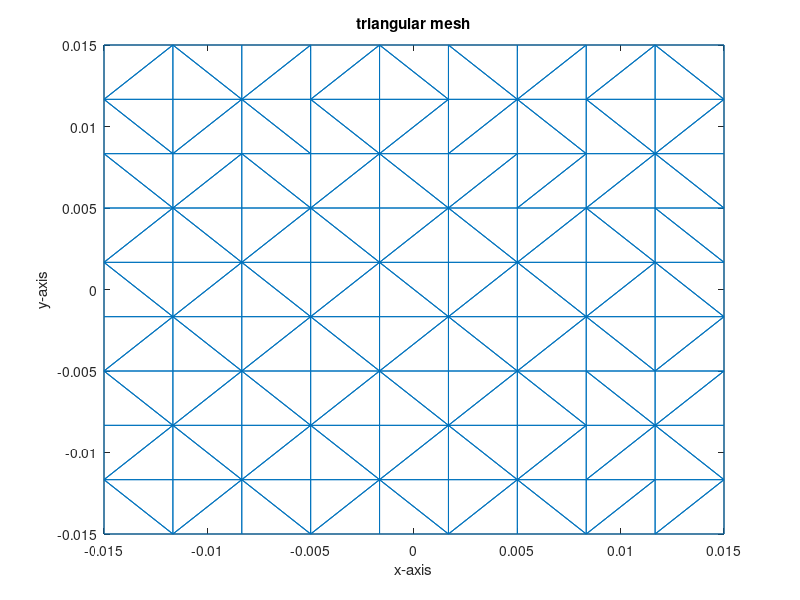

Reproduce this figure in MATLAB. (Note: this script raises an error after producing the figure.)
clc
clear
close all

freq = 10 * 1e9;
Lambda = 3e8/freq;
w0 = 2*pi*freq;

mu0 = 4*pi*1e-7;
e0 = 8.854e-12;

k0 = w0 * sqrt(mu0*e0);
L = Lambda;
W = Lambda;
% L = 2;
% W = 3;


%% generate the mesh
n = 10; % number of elements along the x axis
x = linspace(-L/2,L/2,n);
y = linspace(-W/2,W/2,n);

[X,Y] = meshgrid(x,y);

X = X(:);
Y = Y(:);

DT = delaunay(X,Y);

figure
triplot(DT,X,Y)
xlabel("x-axis")
ylabel("y-axis")
title("triangular mesh")

Edges = [];
edgesTotal = 0;
for n = 1:1:size(DT,1) 
    % disp(DT(n,:)) 
    % DT(n,:) refers to the triangle vertexes in row n
    tri1 = DT(n,1:3)';
    for k = (n + 1):1:size(DT,1)
        tri2 = DT(k,1:3)';
        a=1-all([tri1-tri2(1) tri1-tri2(2) tri1-tri2(3)]); 
        if(sum(a) == 2)
            edgesTotal = edgesTotal + 1;
            Edges = [Edges tri2((find(a)))];
            posTri(edgesTotal) = n;  % using edgesTotal as an index
            negTri(edgesTotal) = k;
        end
    end
end

numberTriangles = size(DT,1);
Triangles = DT';  

p = [X Y zeros(length(X),1)]';

for m = 1:numberTriangles
    N = Triangles(1:3,m);
    Vec1 = p(:,N(1)) - p(:,N(2));
    Vec2 = p(:,N(3)) - p(:,N(2));

    Area(m) = norm(cross(Vec1,Vec2))/2;

    Center(:,m) = 1/3 * sum(p(:,N),2);
end

for m = 1:edgesTotal
    edgeLength(m) = norm(p(:,Edges(1,m)) - p(:,Edges(2,m)));
end

nearDist = mean(edgeLength);

numEdges = size(Edges(1,:));

Triangles(4,:) = 1;

% Plus triangle position
for m = 1:edgesTotal
    triIndex = posTri(m);
    n1 = Triangles(1,triIndex);
    n2 = Triangles(2,triIndex);
    n3 = Triangles(3,triIndex);
    if((n1 ~= Edges(1,m) &&(n1 ~= Edges(2,m)))) NODE = n1;end
    if((n2 ~= Edges(1,m) &&(n2 ~= Edges(2,m)))) NODE = n2;end
    if((n3 ~= Edges(1,m) &&(n3 ~= Edges(2,m)))) NODE = n3;end
    freeVertexPos(:,m) = p(:,NODE);
    rhoPlus(:,m) = -Center(:,triIndex) + freeVertexPos(:,m);
end

% negative triangle position
for m = 1:edgesTotal
    triIndex = negTri(m);
    n1 = Triangles(1,triIndex);
    n2 = Triangles(2,triIndex);
    n3 = Triangles(3,triIndex);
    if((n1 ~= Edges(1,m) &&(n1 ~= Edges(2,m)))) NODE = n1;end
    if((n2 ~= Edges(1,m) &&(n2 ~= Edges(2,m)))) NODE = n2;end
    if((n3 ~= Edges(1,m) &&(n3 ~= Edges(2,m)))) NODE = n3;end
    freeVertexNeg(:,m) = p(:,NODE);
    rhoMinus(:,m) = Center(:,triIndex) - freeVertexNeg(:,m);
end

%% build the impedance matrix
numQRuleO = 1;
numQRuleS = 1;

QRuleS = GetQuadRule(numQRuleO);
QRuleO = GetQuadRule(numQRuleO);

for m = 1:size(Edges,2)
    % m+ 
    V1mp = p(:,Triangles(1,posTri(m)));
    V2mp = p(:,Triangles(2,posTri(m)));
    V3mp = p(:,Triangles(3,posTri(m)));
    % m+ 
    V1mm = p(:,Triangles(1,negTri(m)));
    V2mm = p(:,Triangles(2,negTri(m)));
    V3mm = p(:,Triangles(3,negTri(m)));

    % rp and rhom vectors
    rpm = repmat(QRuleO(:,1),[1,3]).'.*repmat(V1mm,[1,numQRuleO])+...
        repmat(QRuleO(:,2),[1,3]).'.*repmat(V2mm,[1,numQRuleO])+...
        repmat(QRuleO(:,3),[1,3]).'.*repmat(V3mm,[1,numQRuleO]);
    RHOm_Minus = rpm - repmat(freeVertexNeg(:,m),[1,numQRuleO]); 

    rpp = repmat(QRuleO(:,1),[1,3]).'.*repmat(V1mp,[1,numQRuleO])+...
    repmat(QRuleO(:,2),[1,3]).'.*repmat(V2mp,[1,numQRuleO])+...
    repmat(QRuleO(:,3),[1,3]).'.*repmat(V3mp,[1,numQRuleO]);
    RHOm_Plus = repmat(freeVertexPos(:,m),[1,numQRuleO]) - rpp;

    for n = 1:size(Edges,2)
        % triangle n+
        V1np = p(:,Triangles(1,posTri(n)));
        V2np = p(:,Triangles(2,posTri(n)));
        V3np = p(:,Triangles(3,posTri(n)));
        % triangle n-
        V1nm = p(:,Triangles(1,negTri(n)));
        V2nm = p(:,Triangles(2,negTri(n)));
        V3nm = p(:,Triangles(3,negTri(n)));

        % rq vectors and rhon vectors
        rqm = repmat(QRuleS(:,1),[1,3]).'.*repmat(V1nm,[1,numQRuleS])+...
            repmat(QRuleS(:,2),[1,3]).'.*repmat(V2nm,[1,numQRuleS])+...
            repmat(QRuleS(:,3),[1,3]).'.*repmat(V3nm,[1,numQRuleS]);
        RHOn_Minus = rqm - repmat(freeVertexNeg(:,n),[1,numQRuleS]); 
        
        RHO_Saved_Minus(:,n) = RHOn_Minus;
    
        rqp = repmat(QRuleS(:,1),[1,3]).'.*repmat(V1np,[1,numQRuleS])+...
            repmat(QRuleS(:,2),[1,3]).'.*repmat(V2np,[1,numQRuleS])+...
            repmat(QRuleS(:,3),[1,3]).'.*repmat(V3np,[1,numQRuleS]);
        RHOn_Plus = repmat(freeVertexPos(:,n),[1,numQRuleS]) - rqp; 

        RHO_Saved_Plus(:,n) = RHOn_Plus;


        %% Tm- and Tn-
        centroid_Tmm = 1/3 * sum(p(:,Triangles(1:3,negTri(m))),2);
        centroid_Tnm = 1/3 * sum(p(:,Triangles(1:3,negTri(n))),2);
        deltaCentroid = norm(centroid_Tnm-centroid_Tmm);
        % not a self term
        Rpq = sqrt(pdist2(rpm(1,:).',rqm(1,:).').^2 + pdist2(rpm(2,:).',rqm(2,:).').^2 + ...
                pdist2(rpm(3,:).',rqm(3,:).').^2 );
        if(deltaCentroid>nearDist)

            TmmTnm=sum(sum(((edgeLength(m).*edgeLength(n)./(4.*pi)).*...
            (QRuleO(:,4)*QRuleS(:,4).').*((1i.*w0.*mu0./4).*RHOn_Minus.'*RHOm_Minus-...
            (1i./(w0.*e0))).*(exp(-1i.*k0.*Rpq)./Rpq))));

        else
            % term 1
            Term1=sum(sum(((edgeLength(m).*edgeLength(n)./(4.*pi)).*...
            (QRuleO(:,4)*QRuleS(:,4).').*((1i.*w0.*mu0./4).*RHOm_Minus.'*RHOn_Minus-(1i./(w0.*e0))).*...
            GFuncNonSingPart(Rpq,k0))));
            % term 2
            Term2=sum((edgeLength(m).*edgeLength(n)./(4.*pi.*Area(negTri(n)))).*...
            QRuleO(:,4).'.*((1i.*w0.*mu0./4).*...
            dot(RHOm_Minus,NearTermInner(V1nm,V2nm,V3nm,rpm,freeVertexNeg(:,n),2,1))));
            % term 3
            Term3=sum((edgeLength(m).*edgeLength(n)./(4.*pi.*Area(negTri(n)))).*...
            QRuleO(:,4).'.*((-1i./(w0.*e0)).*NearTermInner(V1nm,V2nm,V3nm,rpm,freeVertexNeg(:,n),2,2)));
            % add 
            TmmTnm=Term1+Term2+Term3; 
        end

        %% Tm- and Tn+
        centroid_Tmm = 1/3 * sum(p(:,Triangles(1:3,negTri(m))),2);
        centroid_Tnp = 1/3 * sum(p(:,Triangles(1:3,posTri(n))),2);
        deltaCentroid = norm(centroid_Tnp-centroid_Tmm);
        % not a self term
        Rpq = sqrt(pdist2(rpm(1,:).',rqp(1,:).').^2 + pdist2(rpm(2,:).',rqp(2,:).').^2 + ...
                pdist2(rpm(3,:).',rqp(3,:).').^2 );
        if(deltaCentroid>nearDist)

            TmmTnp=sum(sum(((edgeLength(m).*edgeLength(n)./(4.*pi)).*...
            (QRuleO(:,4)*QRuleS(:,4).').*((1i.*w0.*mu0./4).*RHOn_Plus.'*RHOm_Minus + ...
            (1i./(w0.*e0))).*(exp(-1i.*k0.*Rpq)./Rpq))));

        else
            % term 1
            Term1=sum(sum(((edgeLength(m).*edgeLength(n)./(4.*pi)).*...
            (QRuleO(:,4)*QRuleS(:,4).').*((1i.*w0.*mu0./4).*RHOm_Minus.'*RHOn_Plus + (1i./(w0.*e0))).*...
            GFuncNonSingPart(Rpq,k0))));
            % term 2
            Term2=sum((edgeLength(m).*edgeLength(n)./(4.*pi.*Area(posTri(n)))).*...
            QRuleO(:,4).'.*((1i.*w0.*mu0./4).*...
            dot(RHOm_Minus,NearTermInner(V1np,V2np,V3np,rpm,freeVertexPos(:,n),2,1))));
            % term 3
            Term3=sum((edgeLength(m).*edgeLength(n)./(4.*pi.*Area(posTri(n)))).*...
            QRuleO(:,4).'.*((1i./(w0.*e0)).*NearTermInner(V1np,V2np,V3np,rpm,freeVertexPos(:,n),2,2)));
            % add 
            TmmTnp=Term1+Term2+Term3; 
        end

        %% Tm+ and Tn-
        centroid_Tmp = 1/3 * sum(p(:,Triangles(1:3,posTri(m))),2);
        centroid_Tnm = 1/3 * sum(p(:,Triangles(1:3,negTri(n))),2);
        deltaCentroid = norm(centroid_Tnm-centroid_Tmp);
        % not a self term
        Rpq = sqrt(pdist2(rpp(1,:).',rqm(1,:).').^2 + pdist2(rpp(2,:).',rqm(2,:).').^2 + ...
                pdist2(rpp(3,:).',rqm(3,:).').^2 );
        if(deltaCentroid>nearDist)

            TmpTnm=sum(sum(((edgeLength(m).*edgeLength(n)./(4.*pi)).*...
            (QRuleO(:,4)*QRuleS(:,4).').*((1i.*w0.*mu0./4).*RHOn_Minus.'*RHOm_Plus + ...
            (1i./(w0.*e0))).*(exp(-1i.*k0.*Rpq)./Rpq))));

        else
            % term 1
            Term1=sum(sum(((edgeLength(m).*edgeLength(n)./(4.*pi)).*...
            (QRuleO(:,4)*QRuleS(:,4).').*((1i.*w0.*mu0./4).*RHOm_Plus.'*RHOn_Minus + (1i./(w0.*e0))).*...
            GFuncNonSingPart(Rpq,k0))));
            % term 2
            Term2=sum((edgeLength(m).*edgeLength(n)./(4.*pi.*Area(negTri(n)))).*...
            QRuleO(:,4).'.*((1i.*w0.*mu0./4).*...
            dot(RHOm_Plus,NearTermInner(V1nm,V2nm,V3nm,rpp,freeVertexNeg(:,n),2,1))));
            % term 3
            Term3=sum((edgeLength(m).*edgeLength(n)./(4.*pi.*Area(negTri(n)))).*...
            QRuleO(:,4).'.*((1i./(w0.*e0)).*NearTermInner(V1nm,V2nm,V3nm,rpp,freeVertexNeg(:,n),2,2)));
            % add 
            TmpTnm=Term1+Term2+Term3; 
        end

        %% Tm+ and Tn+
        centroid_Tmp = 1/3 * sum(p(:,Triangles(1:3,posTri(m))),2);
        centroid_Tnp = 1/3 * sum(p(:,Triangles(1:3,posTri(n))),2);
        deltaCentroid = norm(centroid_Tnp-centroid_Tmp);
        % not a self term
        Rpq = sqrt(pdist2(rpp(1,:).',rqp(1,:).').^2 + pdist2(rpp(2,:).',rqp(2,:).').^2 + ...
                pdist2(rpp(3,:).',rqp(3,:).').^2 );
        if(deltaCentroid>nearDist)

            TmpTnp=sum(sum(((edgeLength(m).*edgeLength(n)./(4.*pi)).*...
            (QRuleO(:,4)*QRuleS(:,4).').*((1i.*w0.*mu0./4).*RHOn_Plus.'*RHOm_Plus-...
            (1i./(w0.*e0))).*(exp(-1i.*k0.*Rpq)./Rpq))));

        else
            % term 1
            Term1=sum(sum(((edgeLength(m).*edgeLength(n)./(4.*pi)).*...
            (QRuleO(:,4)*QRuleS(:,4).').*((1i.*w0.*mu0./4).*RHOm_Plus.'*RHOn_Plus-(1i./(w0.*e0))).*...
            GFuncNonSingPart(Rpq,k0))));
            % term 2
            Term2=sum((edgeLength(m).*edgeLength(n)./(4.*pi.*Area(posTri(n)))).*...
            QRuleO(:,4).'.*((1i.*w0.*mu0./4).*...
            dot(RHOm_Plus,NearTermInner(V1np,V2np,V3np,rpp,freeVertexPos(:,n),2,1))));
            % term 3
            Term3=sum((edgeLength(m).*edgeLength(n)./(4.*pi.*Area(posTri(n)))).*...
            QRuleO(:,4).'.*((-1i./(w0.*e0)).*NearTermInner(V1np,V2np,V3np,rpp,freeVertexPos(:,n),2,2)));
            % add 
            TmpTnp=Term1+Term2+Term3; 
        end


        %% ZMN
        Zmn(m,n) = TmmTnm + TmmTnp + TmpTnp + TmpTnm;
    end     


    %% generation of Vm
    IncTheta=90*pi/180;
    IncPhi=0*pi/180;
    IncK=[sin(IncTheta)*cos(IncPhi) sin(IncTheta)*sin(IncPhi) ... 
    cos(IncTheta)]; 
    IncPol=[1;0;0];
    E0i=1; 
    Einc=@(x,y,z)E0i.*IncPol.*exp(-1i.*dot(k0.*IncK,[x,y,z]));


    V(m,1)=sum((edgeLength(m)./2).*QRuleO(:,4).'.*dot(RHOm_Minus,Einc(rpm(1,:),rpm(2,:),rpm(3,:))))+...
        sum((edgeLength(m)./2).*QRuleO(:,4).'.*dot(RHOm_Plus,Einc(rpp(1,:),rpp(2,:),rpp(3,:))));
end

%% currents
I = inv(Zmn) * V

%% plot surface current densities
Index=find(Triangles(4,:)<=1);
numTriangles=length(Index);

for k = 1:numTriangles
    J = [0 0 0];
    for m = 1:edgesTotal
        IE = I(m) * edgeLength(m);
        if(posTri(m) == k)
            J = J + IE * RHO_Saved_Plus(:,m)' / (2*Area(posTri(m)));
        end
        if(negTri(m) == k)
            J = J + IE * RHO_Saved_Minus(:,m)' / (2*Area(posTri(m)));
        end
        Jx = J(1);
        Jy = J(2);
        Jz = J(3);
        normalCurrent(k) = abs(norm(J));


    end
end

Jmax=max(normalCurrent);
MaxCurrent=strcat(num2str(Jmax),'[A/m]')
CurrentNorm1=normalCurrent./max(normalCurrent);
for m=1:numTriangles
    N=Triangles(1:3,m);
    Xp(1:3,m)=[p(1,N)]';
    Yp(1:3,m)=[p(2,N)]';
    Zp(1:3,m)=[p(3,N)]';
end
Cam=repmat(CurrentNorm1,3,1);
Cph=repmat(Jy./max(normalCurrent),3,1);
figure
h = fill3(Xp,Yp,Zp,Cam);
colormap jet;
axis('equal')

xlim([-L L]) 
ylim([-W W])
